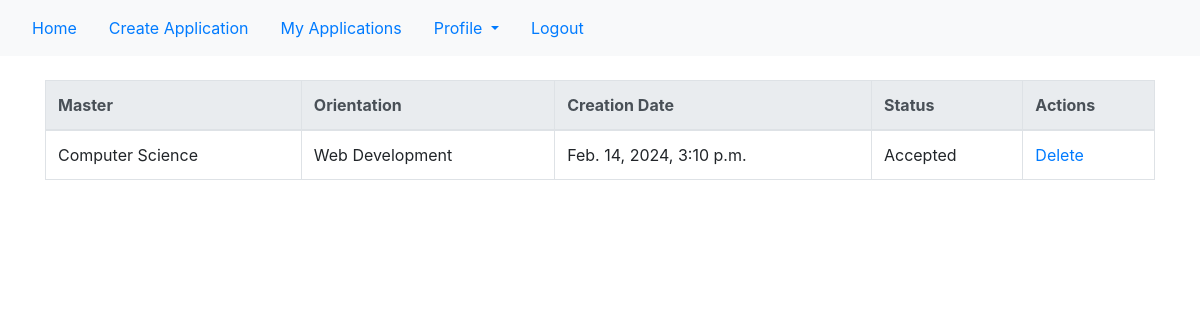
The app's page /my-applications/ (signed in) with its own data.
### main/models.py (models this page shows, shortened)
class Application(models.Model):
    user = models.ForeignKey(User,on_delete=models.CASCADE, null=True) #change null=True
    master = models.ForeignKey(Master,on_delete=models.CASCADE, null=True)
    orientation = models.ForeignKey(Orientation,on_delete=models.CASCADE, null=True)
    updated = models.DateTimeField(auto_now=True)
    created = models.DateTimeField(auto_now_add=True)
    is_validated = models.BooleanField(default=False)
    is_accepted = models.BooleanField(default=False)
    is_withdrawn = models.BooleanField(default=False)
    class Meta:
        ordering = ['-updated', '-created']
        permissions = [
            ("validate_application", "Can validate an application"),
            ("accept_application", "Can accept an application")
        ]

class Master(models.Model):
    name = models.CharField(max_length=150, null=True)
    def __str__(self):
        return str(self.name)

class Orientation(models.Model):
    name = models.CharField(max_length=150, null=True)
    master = models.ForeignKey(Master,on_delete=models.CASCADE, null=True)
    def __str__(self):
        return str(self.name)

### main/views.py (the view)
# urls.py: path("my-applications/", views.my_applications, name="my_applications"),
@login_required(login_url='login')
def my_applications(request): #shows current users application info
    if request.user.groups.filter(name='Grammateia').exists():
        return redirect('home')
    user=request.user
    try:
        contact_information = Contact_information.objects.get(user=request.user)
    except Contact_information.DoesNotExist:
        contact_information = None
    if contact_information is None:
        has_contact_info = False
    else:
        has_contact_info = True
    try:
        applications = Application.objects.filter(user=request.user)
        applications = applications.filter(is_withdrawn=False)
    except Application.DoesNotExist:
        applications = None
    context = {'applications': applications,
               'user': user,
               'has_contact_info': has_contact_info
            }
    return render(request, "main/my_applications.html", context)

### main/templates/main/my_applications.html (shortened to what this page needs)
{% extends 'main/base.html' %}
{% block content %}
<div class="container">
    <div>
        <div class="table-responsive mt-4">
            <table class="table table-hover table-bordered">
                <thead class="thead-light">
                    <tr>
                        <th scope="col">Master</th>
                        <th scope="col">Orientation</th>
                        <th scope="col">Creation Date</th>
                        <th scope="col"> Status</th>
                        <th scope="col">Actions</th>
                    </tr>
                </thead>
                <tbody>
                    {% for application in applications %}
                    <tr>
                        <td scope="row">{{application.master}}</td>
                        <td scope="row">{{application.orientation}}</td>
                        <td scope="row">{{application.created}}</td>
                        <td scope="row">
                            {% if application.is_accepted %}
                            Accepted
                            {% elif application.is_validated %}
                            Validated
                            {% else %}
                            Pending validation
                            {% endif %}
                        </td>
                        <td scope="row">
                            <a href = "{% url 'delete_application' application.id %}">Delete</a></td>
                    </tr>
                    {% endfor %}
                </tbody>
            </table>
        </div>
    </div>
</div>
{% endblock %}

### records on screen
Application: master "Computer Science", orientation "Web Development", created "Feb. 14, 2024, 3:10 p.m.", is_accepted "Accepted"
